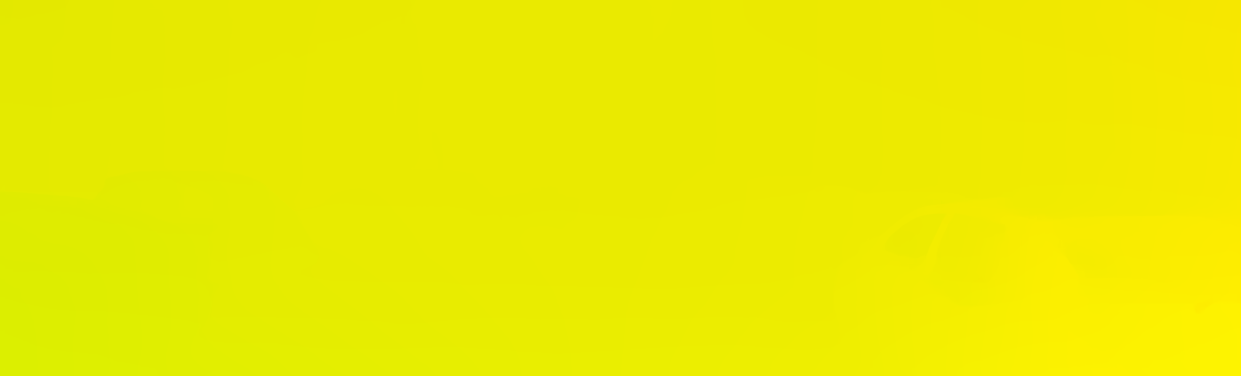
#> input picture W3/Ef-RAFT/flow.png, 1241 x 376 px
$ python eval.py
#> lines starting #> are read from the running program, lines starting #| are printed output that depends on the picture
import numpy as np
import cv2
import argparse

def read_flow_png(filename):
#> called with filename = './Ef-RAFT/flow.png'
    flow_img = cv2.imread(filename, cv2.IMREAD_UNCHANGED)
#> flow_img is the input picture: shape (376, 1241, 3) uint16; mean B, G, R 1, 32880, 32914.4
    flow_u = (flow_img[:, :, 2].astype(np.float32) - 2**15) / 64.0
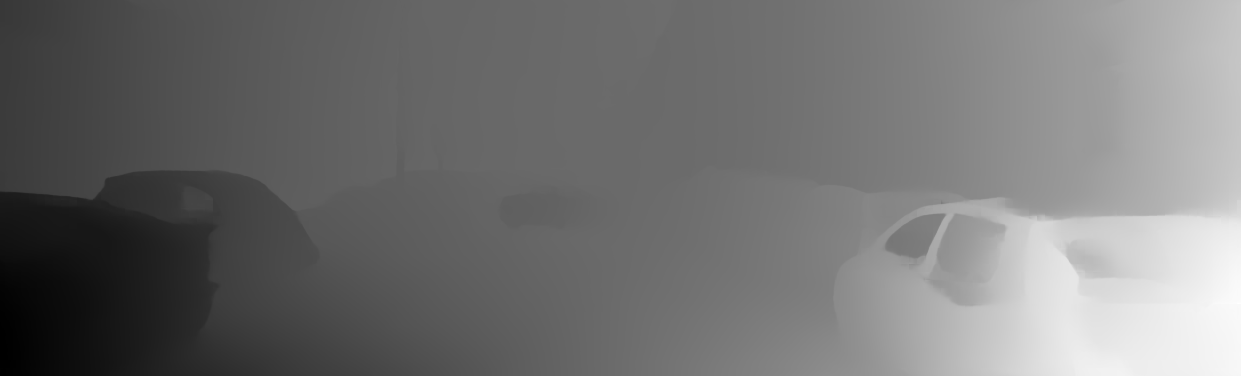
#> flow_u: shape (376, 1241) float32; min -32.08, max 44.03, mean 2.3; drawn with min black and max white
    flow_v = (flow_img[:, :, 1].astype(np.float32) - 2**15) / 64.0
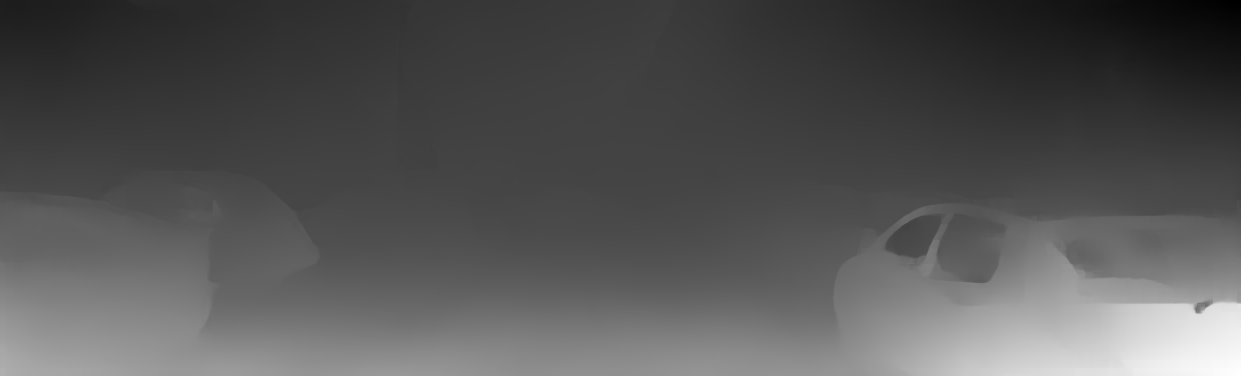
#> flow_v: shape (376, 1241) float32; min -7.33, max 19.78, mean 1.75; drawn with min black and max white
    valid = flow_img[:, :, 0].astype(bool)
#> valid: shape (376, 1241) bool; every value is 1
    return flow_u, flow_v, valid

def compute_msen_pepn(pred_flow_u, pred_flow_v, gt_flow_u, gt_flow_v, valid, tau=3):
    error = np.sqrt((pred_flow_u - gt_flow_u)**2 + (pred_flow_v - gt_flow_v)**2)

    # Only consider non-occluded areas
    error_valid = error[valid]

    # Check if there are any non-occluded pixels
    if error_valid.size == 0:
        mse = np.nan
        pepn = np.nan
    else:
        mse = np.mean(error_valid)
        pepn = np.mean(error_valid > tau) * 100

    return mse, pepn

# Parse arguments
parser = argparse.ArgumentParser(description='Compute MSEN and PEPN for Optical Flow')
parser.add_argument('--predicted_flow', type=str, help='Path to the predicted flow .png file', default='./Ef-RAFT/flow.png')
parser.add_argument('--ground_truth_flow', type=str, help='Path to the ground truth flow .png file', default='./data/training/flow_noc/000045_10.png')
args = parser.parse_args()

# Load predicted flow
pred_flow_u, pred_flow_v, pred_valid = read_flow_png(args.predicted_flow)

# Load ground truth flow and valid mask
gt_flow_u, gt_flow_v, gt_valid = read_flow_png(args.ground_truth_flow)
#> call 2 of read_flow_png, with filename = './data/training/flow_noc/000045_10.png'
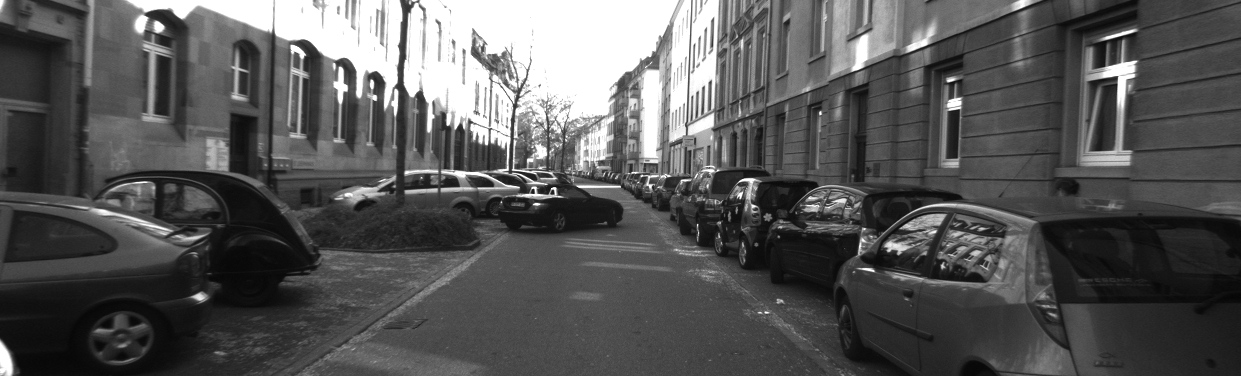
#> input picture W3/Ef-RAFT/data/000045_10.png, 1241 x 376 px, found by its file name
#> in read_flow_png, flow_img is the input picture: shape (376, 1241); min 5, max 255, mean 87
#> (the run stopped early here; a loop or call above may not have finished)
